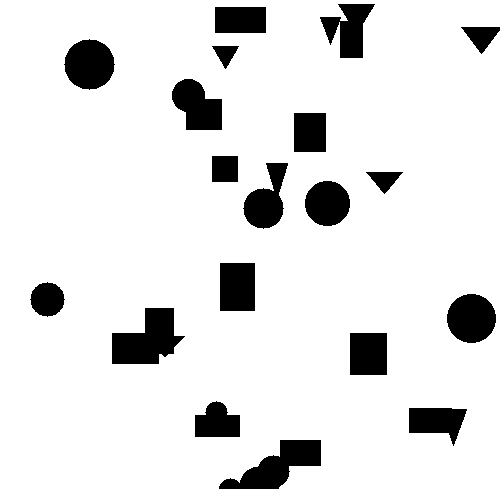
%> input picture random_map.bmp, 500 x 500 px
$ octave main.m   (GNU Octave 9; MATLAB toolbox functions it lacks are replaced by stand-ins)
%> lines starting %> are read from the running program, lines starting %| are printed output that depends on the picture; in (x1, y1, x2, y2) boxes, pixels count from 0 and x2, y2 are one past the last pixel; in counts of white or black regions, pixels touching at a corner belong together; the program's own positions count from 1
%% Disclaimer :)
% It's also worth mentioning that sometimes that path generated isn't the
% most optimal due to the no. points, combniation of methods, etc. set(i think)
% but it seems you just need to increase no. points or mix up the methods to
% arrive at a pretty good path.
check_map;
%> the answer given: 1

map=imbinarize(imread('random_map.bmp')); %reading the map using im2bw (matlab recommended imbinarize)
%> map: size 500x500 logical; 89.3% white; 19 black regions, largest, box (x1, y1, x2, y2) and area: (112, 308, 185, 364) 2575, (219, 440, 321, 489) 2403, (64, 39, 115, 90) 1961

%% partial handle to faulty maps
one = sum(map(:) == 1);
%> one = 223181
zero = sum(map(:) == 0);
%> zero = 26819

% if obstacles are more than free space, likely to be faulty map
while(one < zero)
    create_image;
    map=imbinarize(imread('random_map.bmp'));

    one = sum(map(:) == 1);
    zero = sum(map(:) == 0);
end

% %show the randomly generated image
% %without the path
figure(2);
im = subplot(1, 1, 1);
imshow(map), title('Map image');
set(im, 'box', 'on', 'Visible', 'on', 'xtick', [], 'ytick', [])

start = [1,1];
finish = [500,500];

noOfPointsInSolution = 20; % no of points wanted in a solution, max tested is 50 points, but takes 2 mins, lower no of points may not give the most optimal path i.e., 10
noOfCoords = noOfPointsInSolution * 2; % an int var that accounts for number of x,y (i.e., for point 1 [x1,y1] )
fitness_score_col = noOfCoords + 1; % index for the fitness column in the population
iter = 150;% number of generations, set as wanted, more generations mean more routes is explored
population_size = 500; % number of chromosomes in population, set as wanted, more chromosomes also mean more diverse population
crossover_chance = 0.8; % chance for crossover to happen
mutation_chance = 0.3;  % chance for mutation to happen
collision_penalty = 2; % the exponential rate at which the penalty increases by the no. collisions had between 2 points

population = zeros(population_size, noOfCoords); % pre-allocate array for efficiency

%%% GETTING PARAMETERS

fprintf('\nAvailable selection method: \n 1. Roulette wheel \n 2. Tournament \n 3. Rank-based');
selection_method = input('\nEnter your choice:');
%> the answer given: 1

fprintf('\nAvailable crossover methods: \n 1. k-point \n 2. Uniform ');
crossover_method = input('\nEnter your choice:');
%> the answer given: 1

fprintf('\nAvailable mutation methods: \n 1. Bit-flip \n 2. Bit-swap');
mutation_method = input('\nEnter your choice:');
%> the answer given: 1

%%% GENETIC ALGORITHM

% Step 1.Generates a random population, with some intialisation to make
% sure each point progress after one another.
for i = 1:population_size
    chromosome = zeros(1, noOfCoords);

    % calculate the proportion/ range of x & y in which the point is going
    % to take at most, where the range is simply the map size (500)/ number of
    % points wanted. i.e., for the first point, max_start = 1, max_end = 51
    % for number of points = 10.
    increment = round(500/noOfPointsInSolution);
    max_start = 1;
    max_end = max_start + increment - 1;

    % for abritrary and large no. points such as 30, the increment results in an odd
    % stepping of increases, and at the same time reduce the search space
    % significantly. Hence max_attempts of search for a non-obstacle point
    % is created. More explanation below.
    max_attempts = 50;

    % Then, we use this range of x & y to pick a random point for each
    % point.
    for j = 1:noOfPointsInSolution
        % % handles odd case for number of points i.e., 30, increment would
        % be 17, resulting in out of bound max_end.
        if j == noOfPointsInSolution
            max_end = 500;
        end
        x = randi([round(max_start), round(max_end)]);
        y = randi([round(max_start), round(max_end)]);

        % if the point is an obstacle, redo
        attempt = 0;
        while map(y, x) == 0 && attempt < max_attempts
            x = randi([round(max_start), round(max_end)]);
            y = randi([round(max_start), round(max_end)]);
            attempt = attempt + 1;
        end

        % more than 50 attemps indicates that the search space is tight,
        % and seems to be fully occupied with an obstacle. Then, we round
        % the max_start down to the nearest 10th i.e., 405 -> 400 and round
        % max_end up to nearest 10th. This expansion of search space would
        % hopefully allow for vacant points. If not, default points should
        % be set.
        if attempt == max_attempts
            max_start_rounded = floor((max_start-1)/10)*10;
            max_end_rounded = ceil(max_end/10)*10;
            max_end_rounded = min(500, max_end_rounded);

            x = randi([round(max_start), round(max_end)]);
            y = randi([round(max_start), round(max_end)]);

            % if the point is an obstacle, redo
            attempt = 0;
            while map(y, x) == 0 && attempt < max_attempts
                x = randi([round(max_start), round(max_end)]);
                y = randi([round(max_start), round(max_end)]);
                attempt = attempt + 1;
            end
        end

        % Then insert these into the chromosome
        index = (j-1) * 2 + 1;
        chromosome(index) = x;
        chromosome(index + 1) = y;

        % update the maximum start and end for the next point/ part of the
        % map
        max_start = max_end;
        max_end = max_start + increment;

    end
    % By using the above initilisation, we make sure that each point
    % follow a steady progression towards the goal, rather than just
    % generating a sequence of random points on the map
    population(i, :) = chromosome;
end
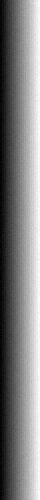
%> population: size 500x40 double; min 1, max 500, mean 249.7; drawn with min black and max white
%> after the loop, chromosome = 40 values, max 499 at index 40, min 7 at index 1, mean 249.8; max_end_rounded = 380; max_start_rounded = 340


%% extra column at the end for fitness scores
population = [population zeros(population_size,1)];
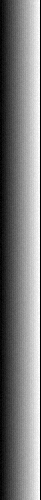
%> population: size 500x41 double; min 0, max 500, mean 243.6; drawn with min black and max white
fittest = zeros(iter, 1); %initialize vector to store fitness score of fittest individual each generation for plotting

% create a progress for monitoring the progress during runtime
h = waitbar(0, 'Sampling population for iter...');

tic;
% Step 2. Fitness function to evaluate how good chromosomes are
%> the run ends on the next line
for k = 1:iter
% [104 lines not run here, left out]
% [43 lines left out: function computePathCost, not called in this run]

%% supporting function for fitnesss function
% [19 lines left out: function checkCollision, not called in this run]

%% selection function, 3 methods
% [62 lines left out: function selection, not called in this run]

%% crossover function, 2 methods
% [39 lines left out: function crossover, not called in this run]

%% mutation function, 2 methods
% [36 lines left out: function mutation, not called in this run]

%% line drawing function, used to obtain all points of the line between 2 given points
% Original author: https://uk.mathworks.com/matlabcentral/fileexchange/28190-bresenham-optimized-for-matlab
% [60 lines left out: function bresenham, not called in this run]

% simple swap function
function [b, a] = swap(a, b)
end

% [55 lines left out: function create_image, not called in this run]


function check_map
fprintf('\n Checking map...');
if exist('random_map.bmp', 'file') == 2
    % File exists
    fprintf('\n Found an existing map image. Would you like to use the same image? \n 1. Yes \n 2. No, create a new one');
    map_choice = input('\nEnter your choice:');
    if(map_choice == 1)
        return
    else
        create_image;
    end
else
    % File does not exist
    fprintf('No existing map image found. Creating a new one...');
    create_image; % call the provided script to create an image each run, comment to use the same image
end
end
